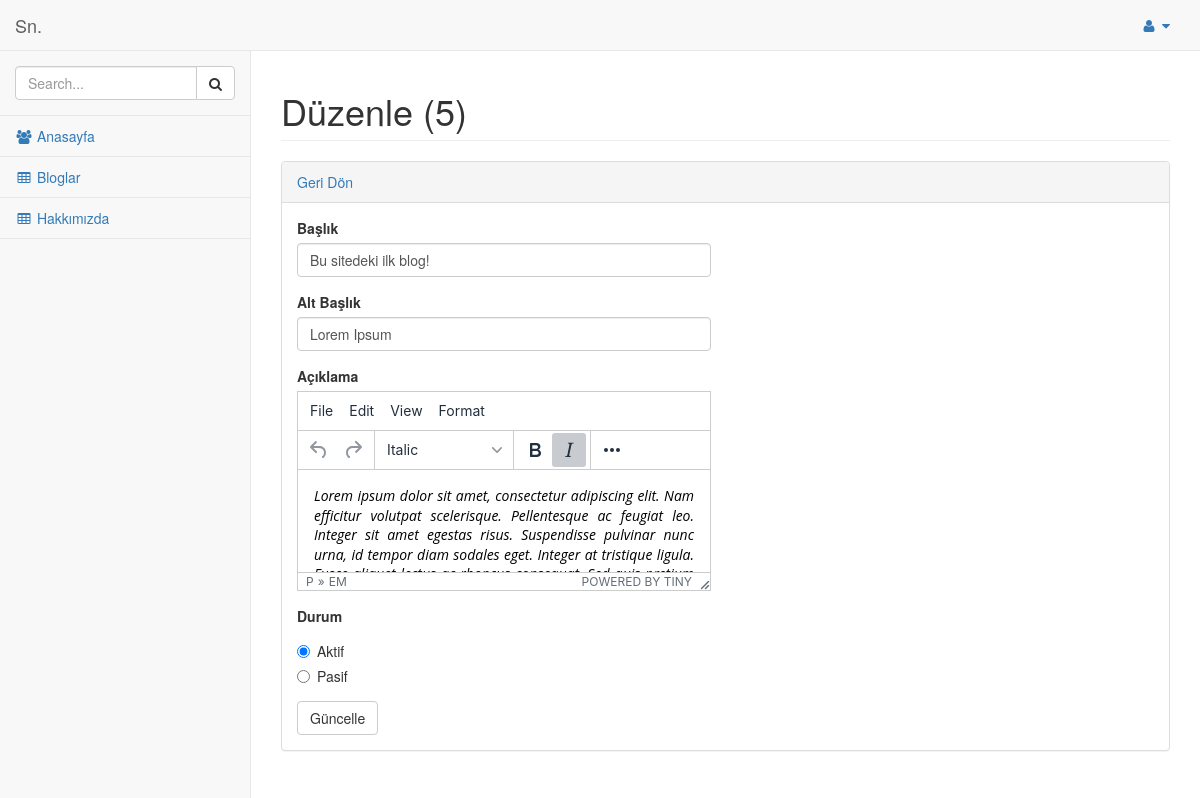
Page /admin/pages/blog_duzenle.php?id=5 (signed in) on the committed database.
### tables this page shows
CREATE TABLE IF NOT EXISTS `bloglar` (
  `id` int(11) NOT NULL AUTO_INCREMENT,
  `baslik` varchar(150) NOT NULL,
  `alt_baslik` varchar(250) NOT NULL,
  `aciklama` text NOT NULL,
  `tarih` datetime NOT NULL DEFAULT CURRENT_TIMESTAMP,
  `aktif` int(1) NOT NULL DEFAULT '0',
  PRIMARY KEY (`id`)
);

### admin/pages/blog_duzenle.php (the view, shortened to what this page needs)
<?php
require_once 'inc-functions.php';
?>
<!DOCTYPE html>
<html lang="en">
<head>
    <link href="../bower_components/bootstrap/dist/css/bootstrap.min.css" rel="stylesheet">
    <link href="../bower_components/metisMenu/dist/metisMenu.min.css" rel="stylesheet">
    <link href="../dist/css/sb-admin-2.css" rel="stylesheet">
    <link href="../bower_components/font-awesome/css/font-awesome.min.css" rel="stylesheet" type="text/css">
</head>
<body>
<?php
@$id = $_GET["id"];
$cek = $db->prepare("SELECT * FROM `bloglar` WHERE `id` = :id");
$cek->bindValue(":id", $id, PDO::PARAM_INT);
$cek->execute();
$row = $cek->fetch(PDO::FETCH_ASSOC);
?>
    <div id="wrapper">
        <?php require_once 'inc-menu.php'; ?>
        <div id="page-wrapper">
            <div class="row">
                <div class="col-lg-12">
                    <h1 class="page-header">Düzenle (<?= $id ?>)</h1>
                </div>
            </div>
            <div class="row">
                <div class="col-lg-12">
                    <div class="panel panel-default">
                        <div class="panel-heading">
                            <a href="bloglar.php">Geri Dön</a>
                        </div>
                        <div class="panel-body">
                            <div class="row">
                                <div class="col-lg-6">
                                    <form role="form" action="" method="POST"enctype="multipart/form-data">
                                        <div class="form-group">
                                            <label>Başlık</label>
                                            <input class="form-control" name="baslik" value="<?= $row["baslik"] ?>" placeholder="Başlık giriniz...">
                                        </div>
                                        <div class="form-group">
                                            <label>Alt Başlık</label>
                                            <input class="form-control" name="alt_baslik" value="<?= $row["alt_baslik"] ?>" placeholder="Alt başlık giriniz...">
                                        </div>
                                        <div class="form-group">
                                            <label>Açıklama</label>
                                        </div>
                                        <div class="form-group">
                                            <label>Durum</label>
                                            <div class="radio">
                                                <label>
                                                    <input type="radio" name="aktif" value="1"
                                                    <?php echo ($row["aktif"] == 1) ? 'checked' : ''; ?>
                                                    >Aktif
                                                </label>
                                            </div>
                                            <div class="radio">
                                                <label>
                                                    <input type="radio" name="aktif" value="0"
                                                    <?php echo ($row["aktif"] == 0) ? 'checked' : ''; ?>
                                                    >Pasif
                                                </label>
                                            </div>
                                        </div>
                                        <input type="submit" name="submit" value="Güncelle" class="btn btn-default">
                                    </form>
                                </div>
                            </div>
                        </div>
                    </div>
                </div>
            </div>
        </div>
    </div>
</body>
</html>

### rows in the picture
bloglar: baslik "Bu sitedeki ilk blog!", alt_baslik "Lorem Ipsum", aktif "☑ Aktif", aktif "☐ Pasif"

### other values in the picture
$id "5"
